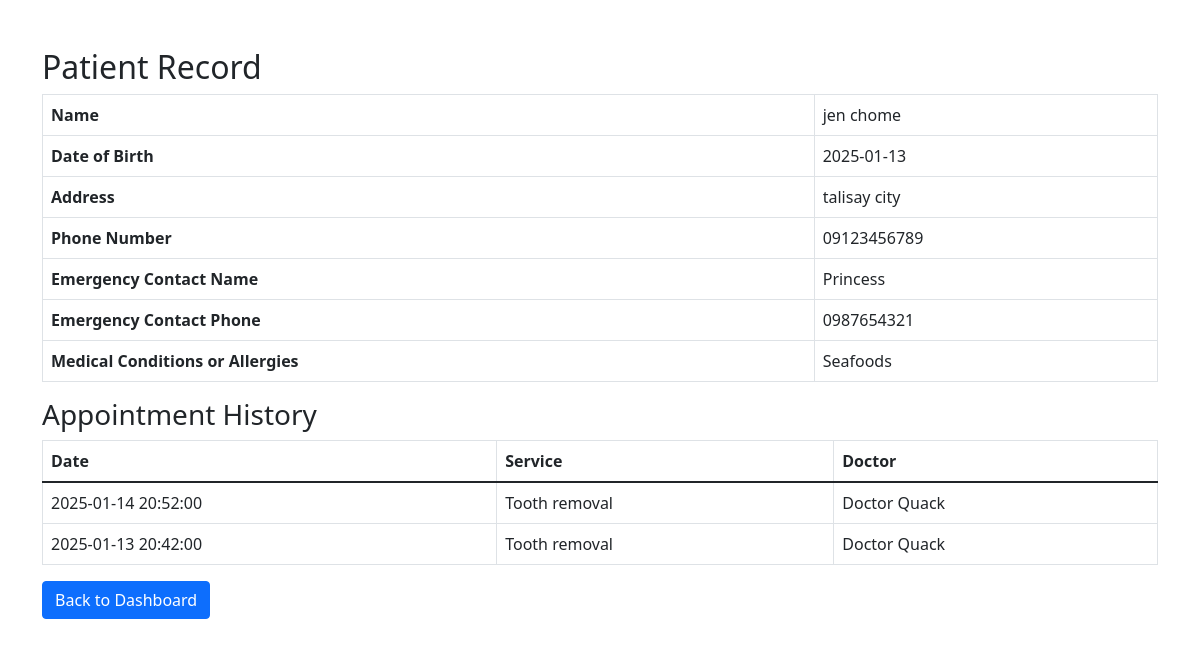
Page /patient_records.php?patient_id=7 (signed in) on the committed database.
### tables this page shows
CREATE TABLE `patients` (
  `id` int(11) NOT NULL,
  `user_id` int(11) DEFAULT NULL,
  `first_name` varchar(50) NOT NULL,
  `last_name` varchar(50) NOT NULL,
  `date_of_birth` date NOT NULL,
  `address` varchar(255) DEFAULT NULL,
  `phone_number` varchar(20) DEFAULT NULL,
  `emergency_contact_name` varchar(255) DEFAULT NULL,
  `emergency_contact_phone` varchar(20) DEFAULT NULL,
  `medical_conditions` text DEFAULT NULL
);

CREATE TABLE `appointments` (
  `id` int(11) NOT NULL,
  `doctor_id` int(11) NOT NULL,
  `appointment_date` datetime NOT NULL,
  `service` varchar(255) DEFAULT NULL,
  `status` enum('available','scheduled','approved','rejected','not_available','not_available_morning','not_available_afternoon','not_available_full_day','requested','canceled') NOT NULL,
  `availability_type` enum('full_day','morning','afternoon') NOT NULL,
  `patient_id` int(11) DEFAULT NULL,
  `is_available` tinyint(1) DEFAULT 1,
  `slot_limit` int(11) DEFAULT 1,
  `current_slot_count` int(11) DEFAULT 0
);

CREATE TABLE `doctors` (
  `id` int(11) NOT NULL,
  `user_id` int(11) DEFAULT NULL,
  `first_name` varchar(50) NOT NULL,
  `last_name` varchar(50) NOT NULL,
  `specialization` varchar(100) NOT NULL,
  `address` varchar(255) DEFAULT NULL,
  `phone_number` varchar(20) DEFAULT NULL,
  `emergency_contact_name` varchar(255) DEFAULT NULL,
  `emergency_contact_phone` varchar(20) DEFAULT NULL,
  `medical_conditions` text DEFAULT NULL
);

### patient_records.php (the view, shortened to what this page needs)
<?php
require_once 'db_connect.php';
$patient_id = $_GET['patient_id'] ?? null;
$stmt = $pdo->prepare('SELECT * FROM patients WHERE id = ?');
$stmt->execute([$patient_id]);
$patient = $stmt->fetch();
$stmt = $pdo->prepare('
    SELECT a.*, d.first_name AS doctor_first_name, d.last_name AS doctor_last_name
    FROM appointments a
    JOIN doctors d ON a.doctor_id = d.id
    WHERE a.patient_id = ?
    ORDER BY a.appointment_date DESC
');
$stmt->execute([$patient_id]);
$appointments = $stmt->fetchAll();
?>
<!DOCTYPE html>
<html lang="en">
<head>
    <link href="https://cdn.jsdelivr.net/npm/bootstrap@5.1.3/dist/css/bootstrap.min.css" rel="stylesheet">
</head>
<body>
    <div class="container mt-5">
        <h2>Patient Record</h2>
        <table class="table table-bordered">
            <tr>
                <th>Name</th>
                <td><?php echo htmlspecialchars($patient['first_name'] . ' ' . $patient['last_name']); ?></td>
            </tr>
            <tr>
                <th>Date of Birth</th>
                <td><?php echo htmlspecialchars($patient['date_of_birth']); ?></td>
            </tr>
            <tr>
                <th>Address</th>
                <td><?php echo htmlspecialchars($patient['address']); ?></td>
            </tr>
            <tr>
                <th>Phone Number</th>
                <td><?php echo htmlspecialchars($patient['phone_number']); ?></td>
            </tr>
            <tr>
                <th>Emergency Contact Name</th>
                <td><?php echo htmlspecialchars($patient['emergency_contact_name']); ?></td>
            </tr>
            <tr>
                <th>Emergency Contact Phone</th>
                <td><?php echo htmlspecialchars($patient['emergency_contact_phone']); ?></td>
            </tr>
            <tr>
                <th>Medical Conditions or Allergies</th>
                <td><?php echo htmlspecialchars($patient['medical_conditions']); ?></td>
            </tr>
        </table>
        <h3>Appointment History</h3>
        <table class="table table-bordered">
            <thead>
                <tr>
                    <th>Date</th>
                    <th>Service</th>
                    <th>Doctor</th>
                </tr>
            </thead>
            <tbody>
                <?php foreach ($appointments as $appointment): ?>
                <tr>
                    <td><?php echo htmlspecialchars($appointment['appointment_date']); ?></td>
                    <td><?php echo htmlspecialchars($appointment['service']); ?></td>
                    <td><?php echo htmlspecialchars($appointment['doctor_first_name'] . ' ' . $appointment['doctor_last_name']); ?></td>
                </tr>
                <?php endforeach; ?>
            </tbody>
        </table>
        <a href="doctor_dashboard.php" class="btn btn-primary">Back to Dashboard</a>
    </div>
</body>
</html>

### rows in the picture
patients: first_name+last_name "jen chome", date_of_birth "2025-01-13", address "talisay city", phone_number "09123456789", emergency_contact_name "Princess", emergency_contact_phone "0987654321", medical_conditions "Seafoods"
appointments: appointment_date "2025-01-14 20:52:00", service "Tooth removal", doctor.last_name "Doctor Quack"
appointments: appointment_date "2025-01-13 20:42:00", service "Tooth removal", doctor.last_name "Doctor Quack"
